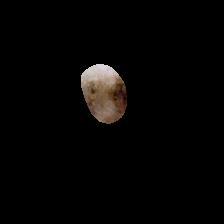
#> input picture 7300 Test/wk12 gmm/cancer_images/mal1010.jpg, 224 x 224 px; its folder holds only this picture in this run
$ jupyter execute --allow-errors Module12_Homework8.ipynb
#> lines starting #> are read from the running program, lines starting #| are printed output that depends on the picture
# IE 7300 Homework 8

## Question 1

### Airline Passenger Segmentation using Clustering

{accuracy: 7.5, reasoning: 2}

Perform clustering analysis on the "EastWestAirlines" dataset using K-means, Hierarchical Clustering, and DBSCAN algorithms to identify groups of passengers with similar characteristics. The goal is to uncover patterns that can guide targeted mileage offers.

### Data Description:
The [dataset](https://www.kaggle.com/datasets/shrikantuppin/east-west-airlines) consists of frequent flier program details, including:

**ID:** Unique identifier for each passenger.

**Balance:** Award-eligible miles.

**Qual_mile:** Miles qualifying for Topflight status.

**cc1_miles, cc2_miles, cc3_miles: **Miles earned via different credit cards (last 12 months).

**Bonus_miles:** Non-flight bonus miles (last 12 months).

**Bonus_trans:** Non-flight bonus transactions (last 12 months).

**Flight_miles_12mo:** Flight miles in the past 12 months.

**Flight_trans_12:** Flight transactions in the past 12 months.

**Days_since_enrolled:** Days since program enrollment.

**Award:** Indicates if an award flight (free flight) was taken.

### Methodology:

**Data Preprocessing:**

* Load the "EastWestAirlines.xlsx" dataset and "data" sheet
* Address missing values and clean the data.
* Normalize/scale the data if necessary.

**K-means Clustering:**

* Apply K-means clustering and use methods (e.g., the elbow method) to find the optimal number of clusters (k).
* Cluster the data with this optimal k value.

**Gaussian Mixture Models:**

* Apply Gaussian mixture modelling approach to cluster the data points.

**Hierarchical Clustering:**

* Perform agglomerative clustering.
* Visualize a dendrogram to determine the ideal cluster count.

**DBSCAN Clustering:**

* Apply DBSCAN with tuned epsilon and minPts parameters to create meaningful clusters.

**Cluster Analysis:**

* Describe and interpret clusters from each method.
* Identify patterns or similarities in each cluster.
* Suggest how these passenger segments could be used for targeted offers or marketing.

Summarize your findings, evaluating how effectively each algorithm segmented passengers based on their frequent flier attributes.

**Note:**
Use visualizations, descriptive statistics, and relevant evaluation metrics to support your analysis and interpretations for each clustering approach. Feel free to use any built-in functions, utilities or modeling approaches.

The KMeans has a good segmentation, it seprates groups reasonably well. However, the airline segmention has overlap so GMM works even better to accomendate the oddly shape.

[cell 1]
import pandas as pd
import numpy as np
import matplotlib.pyplot as plt
import seaborn as sns
from sklearn.preprocessing import StandardScaler
from sklearn.cluster import KMeans, AgglomerativeClustering, DBSCAN
from sklearn.mixture import GaussianMixture
from scipy.cluster.hierarchy import dendrogram, linkage

# 1. DATA PREPROCESSING
# Load dataset
#> (the rest of this cell did not finish here and is left out)

## Question 2

### Gaussian Mixture Models from Scratch

In this problem, you are tasked with performing Gaussian Mixture Model (GMM) clustering on a toy dataset. The dataset contains two features and three clusters. Follow these steps to solve the problem:

- Initialize the Gaussian components (means, variances, and mixing coefficients).
- Perform the E-step to compute responsibilities for each data point.
- Perform the M-step to update the Gaussian parameters based on responsibilities.
- Iterate the above steps until convergence (i.e., changes in parameters are below a threshold).
- Assign data points to clusters based on maximum responsibilities.

Here is the toy data you will work with:

[cell 2]
import numpy as np
from scipy.stats import multivariate_normal

# 1. Toy dataset
X = np.array([[1, 2], [2, 3], [3, 2],
              [10, 10], [11, 11], [12, 10],
              [20, 25], [22, 26], [24, 25]])

# 2. Initialization
n_samples, n_features = X.shape
n_components = 3  # The number of clusters
max_iter = 100
tol = 1e-4

# Randomly initialize means, covariances, and mixing coefficients
np.random.seed(42)
means = X[np.random.choice(n_samples, n_components, replace=False)]
covs = [np.eye(n_features) for _ in range(n_components)]
weights = np.ones(n_components) / n_components

# 3. EM Algorithm Loop
for i in range(max_iter):
    prev_means = means.copy()

    # --- E-STEP: Compute Responsibilities ---
    responsibilities = np.zeros((n_samples, n_components))
    for k in range(n_components):
        # Calculate likelihood: P(x | mu, sigma)
        likelihood = multivariate_normal.pdf(X, mean=means[k], cov=covs[k])
        responsibilities[:, k] = weights[k] * likelihood

    # Normalize (Ensure sum of responsibilities for each point = 1)
    responsibilities /= responsibilities.sum(axis=1, keepdims=True)

    # --- M-STEP: Update Parameters ---
    N_k = responsibilities.sum(axis=0)

    for k in range(n_components):
        # Update Means: Weighted average of points
        means[k] = (responsibilities[:, k, np.newaxis] * X).sum(axis=0) / N_k[k]

        # Update Covariances: Weighted variance
        diff = X - means[k]
        # Outer product via Einstein summation for efficiency
        covs[k] = (responsibilities[:, k, np.newaxis, np.newaxis] * np.einsum('ij,ik->ijk', diff, diff)).sum(axis=0) / N_k[k]

        # Update Weights (Mixing Coefficients)
        weights[k] = N_k[k] / n_samples

    # Check for convergence (if means stop moving significantly)
    if np.linalg.norm(means - prev_means) < tol:
        print(f"Converged at iteration {i}")
        break

# 4. Final Cluster Assignment
labels = np.argmax(responsibilities, axis=1)

print("\n--- Final Results ---")
print("Final Means:\n", means)
print("\nCluster Assignments for each point:", labels)

### 2.1 Initialization

{accuracy: 1}

Randomly initialize the following for 3 Gaussian components:

- Means ($\mu$).
- Variances ($\Sigma$) as diagonal covariance matrices.
- Mixing coefficients ($\pi$).

Print the initial values.

[cell 3]
import numpy as np

# 1. Toy dataset
X = np.array([[1, 2], [2, 3], [3, 2],
              [10, 10], [11, 11], [12, 10],
              [20, 25], [22, 26], [24, 25]])

# 2. Setup Dimensions
n_samples, n_features = X.shape
n_components = 3
np.random.seed(42)

# 3. Initialization
# Randomly select 3 points from the data as initial means (mu)
random_indices = np.random.choice(n_samples, n_components, replace=False)
means = X[random_indices].astype(float)

# Initialize variances as diagonal covariance matrices (Sigma)
# Note: Using the name 'covariances' consistently here
covariances = [np.eye(n_features) for _ in range(n_components)]

# Initialize mixing coefficients (pi) and normalize so they sum to 1
random_weights = np.random.rand(n_components)
mixing_coeffs = random_weights / np.sum(random_weights)

# 4. Print the Initial Values
print("--- INITIAL GMM PARAMETERS ---\n")
for i in range(n_components):
    print(f"Component {i+1}:")
    print(f"  Mean (mu):\n    {means[i]}")
    print(f"  Covariance (Sigma):\n{covariances[i]}")
    print(f"  Mixing Coeff (pi): {mixing_coeffs[i]:.4f}")
    print("-" * 30)

# --- Verification ---
# This ensures 'covariances' is defined before you move to the E-step
print(f"\nSuccessfully initialized {len(covariances)} covariance matrices.")

### 2.2 The E-step

{accuracy: 3}

Calculate the responsibilities ($γ_{ij}$), which represent the probability of data point i belonging to cluster j. Express the Gaussian probability density function for each cluster. To help you with this, here is a starter code you need to fill in:

[cell 4]
from scipy.stats import multivariate_normal

def e_step(X, means, covariances, mixing_coefficients):
    """
    Performs the E-step: calculates responsibilities.
    """
    n_samples = X.shape[0]
    n_components = len(means)

    # Initialize the responsibility matrix with zeros
    # Shape: (number of points, number of clusters)
    responsibilities = np.zeros((n_samples, n_components))

    for j in range(n_components):
        # 1. Calculate the likelihood using the Gaussian PDF
        # P(x_i | cluster j)
        likelihood = multivariate_normal.pdf(X, mean=means[j], cov=covariances[j])

        # 2. Multiply by the mixing coefficient (prior probability)
        # pi_j * P(x_i | cluster j)
        responsibilities[:, j] = mixing_coefficients[j] * likelihood

    # 3. Normalize across rows so each row sums to 1
    # This represents the posterior probability P(cluster j | x_i)
    sum_responsibilities = responsibilities.sum(axis=1, keepdims=True)
    responsibilities /= sum_responsibilities

    return responsibilities

# Calculate and display the results
responsibilities = e_step(X, means, covariances, mixing_coeffs)
print("Responsibilities (gamma_ij):\n", responsibilities)

### 2.3 The M-step

{accuracy: 2}

Update the parameters (means, covariances, and mixing coefficients) using the responsibilities calculated in the E-step.

[cell 5]
def m_step(X, responsibilities):
    """
    Performs the M-step: updates the parameters based on current responsibilities.
    """
    n_samples, n_features = X.shape
    n_components = responsibilities.shape[1]

    # 1. Calculate the effective number of points in each cluster (N_j)
    N_j = np.sum(responsibilities, axis=0)

    # Initialize containers for new parameters
    new_means = np.zeros((n_components, n_features))
    new_covariances = []
    new_mixing_coefficients = N_j / n_samples

    for j in range(n_components):
        # 2. Update Means
        # Reshape responsibilities to (n_samples, 1) to multiply with X (n_samples, n_features)
        resp_j = responsibilities[:, j, np.newaxis]
        new_means[j] = np.sum(resp_j * X, axis=0) / N_j[j]

        # 3. Update Covariances
        # Calculate the difference between data points and the NEW mean
        diff = X - new_means[j]

        # Weighted inner product: (resp * diff.T) @ diff
        # This creates the covariance matrix for cluster j
        weighted_diff = resp_j * diff
        cov_j = (weighted_diff.T @ diff) / N_j[j]

        # Add a tiny value to the diagonal for numerical stability (optional but recommended)
        cov_j += np.eye(n_features) * 1e-6

        new_covariances.append(cov_j)

    return new_means, new_covariances, new_mixing_coefficients

# Execute and print results
new_means, new_covariances, new_mixing_coefficients = m_step(X, responsibilities)

print("Updated Means:\n", new_means)
print("\nUpdated Covariances (First Component):\n", new_covariances[0])
print("\nUpdated Mixing Coefficients:\n", new_mixing_coefficients)

### 2.3 The Iterative Process with Convergence of Means

{accuracy: 2}

Perform the E-step and M-step iteratively until the means converge (i.e., their changes are below $10^{-4}$). Remember to guide the iterations through the difference between consecutive means. Keep a track of means and visualize their convergence as the iterations progress.

[cell 6]
import matplotlib.pyplot as plt

def gmm_means(X, k, max_iters=100, tol=1e-4):
    """
    Gaussian Mixture Model clustering with convergence monitoring.
    """
#> called with X = array of shape (9, 2), k = 3, max_iters = 100, tol = 0.0001
    n_samples, n_features = X.shape

    # 1. Initialize parameters (Reuse the logic from earlier)
    np.random.seed(42)
    random_indices = np.random.choice(n_samples, k, replace=False)
    means = X[random_indices].astype(float)
    covariances = [np.eye(n_features) for _ in range(k)]
    mixing_coefficients = np.ones(k) / k

    # Track means for visualization
    means_history = [means.copy()]

    for i in range(max_iters):
        prev_means = means.copy()

        # --- E-STEP ---
        responsibilities = e_step(X, means, covariances, mixing_coefficients)

        # --- M-STEP ---
        means, covariances, mixing_coefficients = m_step(X, responsibilities)

        # Store history
        means_history.append(means.copy())

        # --- CHECK CONVERGENCE ---
        # Calculate the Frobenius norm of the difference between mean matrices
        shift = np.linalg.norm(means - prev_means)

        if shift < tol:
            print(f"Converged at iteration {i} (Shift: {shift:.6f})")
            break

    return means, covariances, responsibilities, np.array(means_history)

# Execute the GMM
final_means, final_covs, final_resp, history = gmm_means(X, k=3)

print("\nFinal Means:\n", final_means)

### 2.4 The Iterative Process with Convergence of Log-Likelihood

{accuracy: 2}

Repeat the task 2.3 but now look for convergence of log-likelihood function. Run the algorithm for the same number of iterations as in task 2.3. Visualize the convergence of the log-likelihood function.

[cell 7]
import numpy as np
import matplotlib.pyplot as plt
from scipy.stats import multivariate_normal

def calculate_log_likelihood(X, means, covariances, mixing_coefficients):
    """Calculates the log-likelihood of the data given the parameters."""
    n_samples = X.shape[0]
    n_components = len(means)

    # Store the weighted likelihoods for each point
    weighted_likelihoods = np.zeros((n_samples, n_components))

    for k in range(n_components):
        likelihood = multivariate_normal.pdf(X, mean=means[k], cov=covariances[k])
        weighted_likelihoods[:, k] = mixing_coefficients[k] * likelihood

    # Log of the sum of likelihoods across components for each point
    # We sum over components, then take the log, then sum over all data points
    return np.sum(np.log(np.sum(weighted_likelihoods, axis=1)))

def gmm_log_likelihood(X, k, max_iters=100, tol=1e-4):
    """GMM clustering with Log-Likelihood convergence monitoring."""
    n_samples, n_features = X.shape

    # 1. Initialization
    np.random.seed(42)
    random_indices = np.random.choice(n_samples, k, replace=False)
    means = X[random_indices].astype(float)
    covariances = [np.eye(n_features) for _ in range(k)]
    mixing_coefficients = np.ones(k) / k

    ll_history = []

    # Calculate initial log-likelihood
    current_ll = calculate_log_likelihood(X, means, covariances, mixing_coefficients)
    ll_history.append(current_ll)

    for i in range(max_iters):
        # --- E-STEP ---
        responsibilities = e_step(X, means, covariances, mixing_coefficients)

        # --- M-STEP ---
        means, covariances, mixing_coefficients = m_step(X, responsibilities)

        # --- LOG-LIKELIHOOD CALCULATION ---
        new_ll = calculate_log_likelihood(X, means, covariances, mixing_coefficients)
        ll_history.append(new_ll)

        # --- CHECK CONVERGENCE ---
        # If the increase in LL is smaller than tolerance, we stop
        if abs(new_ll - current_ll) < tol:
            print(f"Converged at iteration {i} (LL Increase: {new_ll - current_ll:.8f})")
            break

        current_ll = new_ll

    return means, covariances, responsibilities, ll_history

# Execute
final_means, final_covs, final_resp, ll_history = gmm_log_likelihood(X, k=3)

# Print Final Log-Likelihood
print(f"Final Log-Likelihood: {ll_history[-1]:.4f}")

### 2.5 Assign Clusters

{accuracy: 1}

Assign each data point to the cluster with the highest responsibility.

[cell 8]
import numpy as np
import matplotlib.pyplot as plt

# 1. RUN THE GMM (Ensure you use the variable name 'final_responsibilities' here)
final_means, final_covs, final_responsibilities, ll_history = gmm_log_likelihood(X, k=3)

# 2. ASSIGN CLUSTERS
# argmax(axis=1) picks the index of the highest probability in each row
cluster_assignments = np.argmax(final_responsibilities, axis=1)

# 3. PRINT RESULTS
print("--- Final Cluster Assignments ---")
for i, cluster in enumerate(cluster_assignments):
    print(f"Point {i} {X[i]} -> Cluster {cluster}")

# 4. VISUALIZE THE FINAL CLUSTERS
plt.figure(figsize=(8, 6))
colors = ['#FF9999', '#9999FF', '#99FF99'] # Soft Red, Blue, Green

for k in range(3):
    # Filter points belonging to the current cluster
    cluster_points = X[cluster_assignments == k]

    # Plot points
    plt.scatter(cluster_points[:, 0], cluster_points[:, 1],
                color=colors[k], label=f'Cluster {k}', s=100, edgecolors='k')

    # Plot the calculated mean as a star
    plt.scatter(final_means[k, 0], final_means[k, 1],
                color='black', marker='*', s=300, label=f'Mean {k}' if i==0 else "")

plt.title("Final GMM Clustering Results")
plt.xlabel("Feature 1")
plt.ylabel("Feature 2")
plt.legend()
plt.grid(True, alpha=0.3)
plt.show()
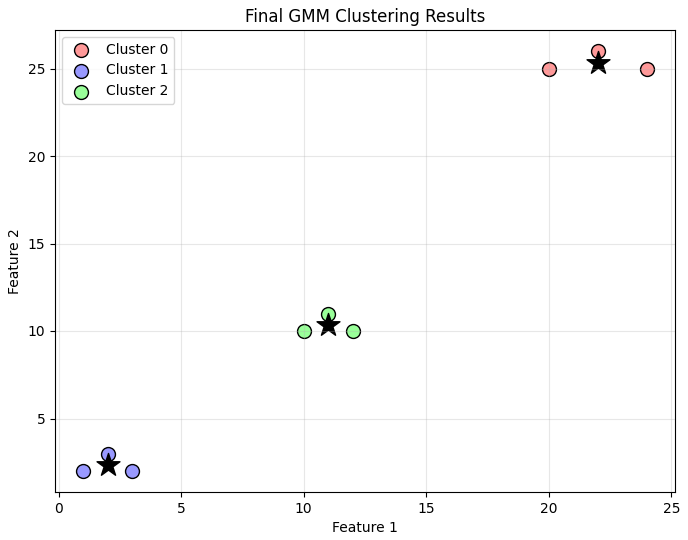
#> figure drawn by matplotlib, 1 panel

## Question 3

### Clustering of Cancer Cell Images

For this question, you are provided with a dataset containing images of cancer cells. You can download the dataset [here](https://www.kaggle.com/datasets/naim99/segmented-images-of-the-skin-cancer-dataset?select=malignant_segmented). These images are pre-labeled into two categories: benign and malignant. However, for this assignment, you must ignore the labels and treat the dataset as unlabeled data for clustering purposes. In particular, I want you to put all images for both benign and malignant categories in one folder and treat them all together in one folder on your path called `cancer_images`.

Your task is to apply two different clustering approaches of your choice (e.g., K-means, Gaussian Mixture Models, DBSCAN, Agglomerative Clustering, etc.) to identify the underlying structure of the data and analyze how well each clustering method performs in grouping the images.

### 3.1 Preprocess the data

{accuracy: 1}

Run the following code to preproecss and resize the images. After that, display a few images from the dataset.

[cell 9]
# Required Libraries
import os
import numpy as np
from sklearn.cluster import KMeans
from matplotlib import pyplot as plt
from PIL import Image

# Step 1: Define the path to the images folder
image_folder = "cancer_images"

# Step 2: Load and preprocess images
def load_and_preprocess_images(folder, image_size=(64, 64)):
    """
    Loads images from a folder, resizes them, and converts them into a flattened format.
    Args:
        folder (str): Path to the folder containing images.
        image_size (tuple): Desired size to resize the images.
    Returns:
        images (list): List of flattened image arrays.
        filenames (list): List of image filenames.
    """
#> called with folder = 'cancer_images', image_size = (64, 64)
    images = []
    filenames = []
    for file in os.listdir(folder):
        if file.endswith(('.png', '.jpg', '.jpeg')):  # Support common image formats
            img_path = os.path.join(folder, file)
            img = Image.open(img_path).convert("RGB")  # Convert to RGB
#> img is the input picture: PIL image 224x224 RGB; mean R, G, B 5.7, 4.6, 4
            img = img.resize(image_size)  # Resize image
#> img: PIL image 64x64 RGB
            img_array = np.array(img).flatten()  # Flatten to 1D array
#> img_array = 12288 values, max 225 at index 3735, min 0 at index 0, mean 4.79
            images.append(img_array)
            filenames.append(file)
    return np.array(images), filenames

# Load images
image_size = (64, 64)  # Resize all images to 64x64 pixels
image_data, image_filenames = load_and_preprocess_images(image_folder, image_size)
#> image_filenames = ['mal1010.jpg']

print(f"Loaded {len(image_data)} images with shape {image_data.shape}.")
#| Loaded 1 images with shape (1, 12288).

# Step 3: Normalize the data
image_data_normalized = image_data / 255.0  # Normalize pixel values between 0 and 1
